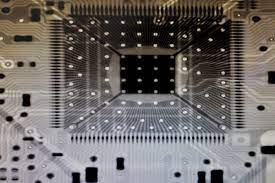
#> input picture Imagens/pcb.jpg, 275 x 183 px
$ python Aula13_Operacoes_Morfologicas-escala-de-cinza-2.py
#> lines starting #> are read from the running program, lines starting #| are printed output that depends on the picture
import cv2
from matplotlib import pyplot as plt
import numpy as np

I = cv2.imread('./Imagens/pcb.jpg', cv2.IMREAD_GRAYSCALE)
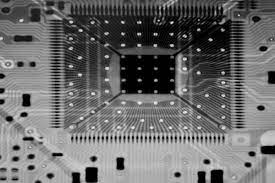
#> I: shape (183, 275); min 0, max 252, mean 107.1
plt.figure()
plt.imshow(I, cmap='gray')

kernel = cv2.getStructuringElement(cv2.MORPH_ELLIPSE, (5,5))
print(kernel)

I2 = cv2.morphologyEx(I, cv2.MORPH_DILATE, kernel)
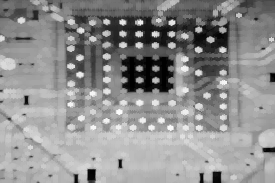
#> I2: shape (183, 275); min 1, max 252, mean 143
plt.figure()
plt.imshow(I2, cmap='gray')

plt.show()

$ run again, with Imagens/Burrinhos.jpg copied over Imagens/pcb.jpg
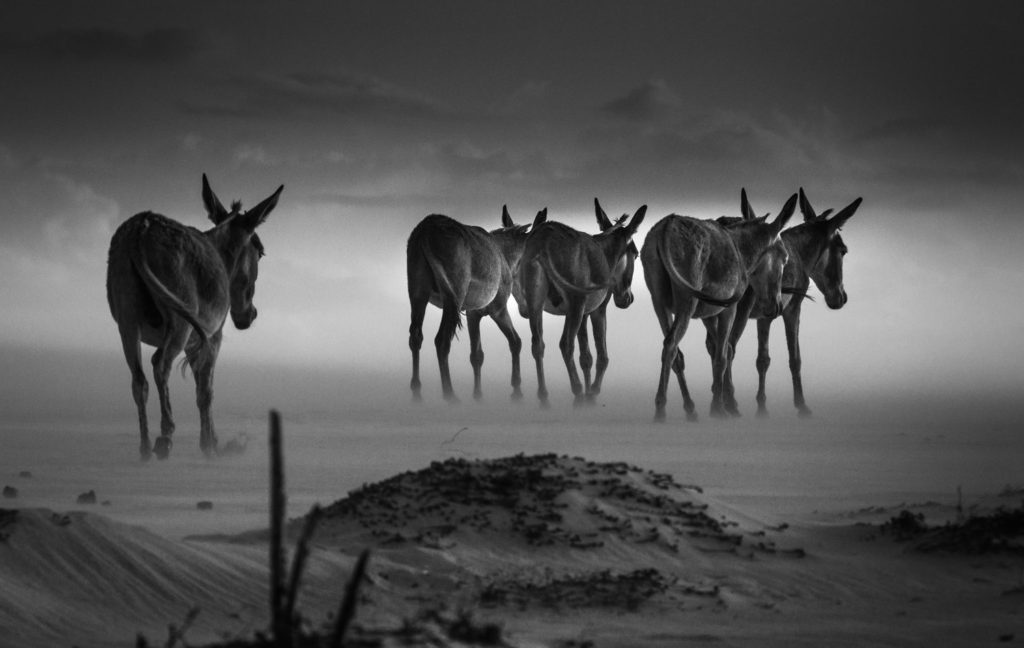
#> input picture Imagens/Burrinhos.jpg, 1024 x 648 px
#> I is the input picture: shape (648, 1024); min 0, max 255, mean 83.7
#> `I2 = cv2.morphologyEx(I, cv2.MORPH_DILATE, kernel)`:
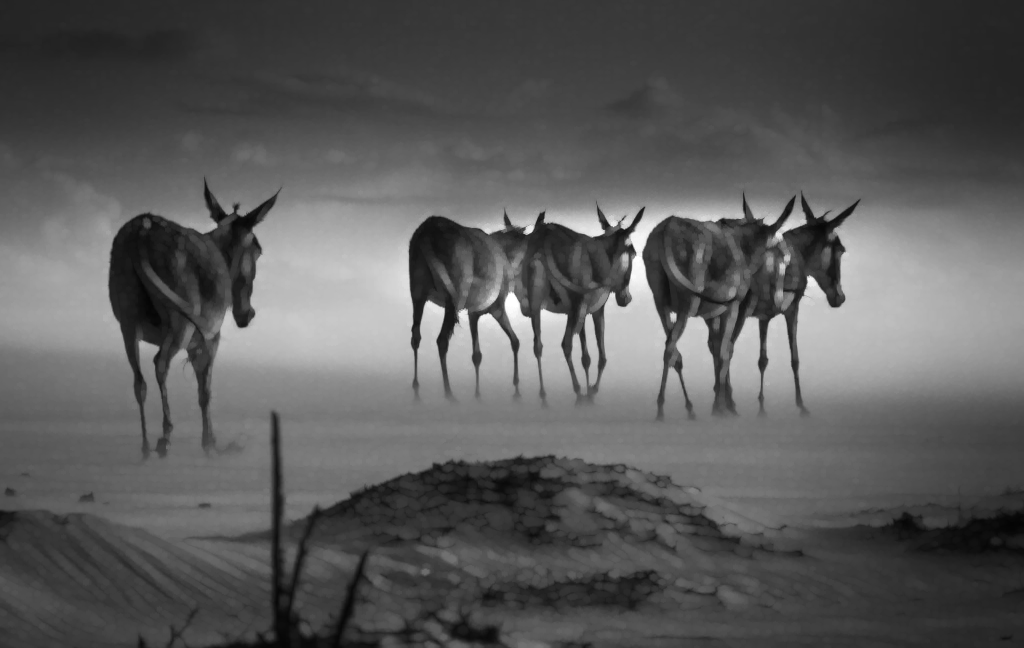
#> I2: shape (648, 1024); min 4, max 255, mean 90.2

$ run again, with Imagens/Fingerprint.jpg copied over Imagens/pcb.jpg
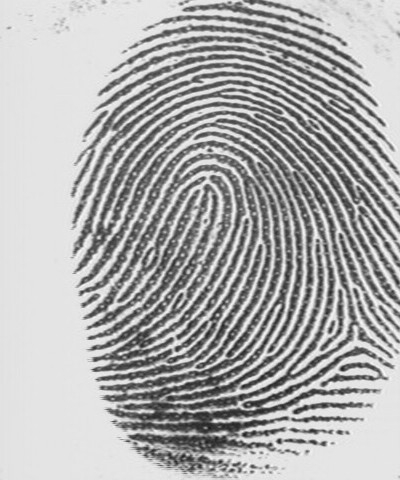
#> input picture Imagens/Fingerprint.jpg, 400 x 480 px
#> I is the input picture: shape (480, 400); min 27, max 251, mean 173.8
#> `I2 = cv2.morphologyEx(I, cv2.MORPH_DILATE, kernel)`:
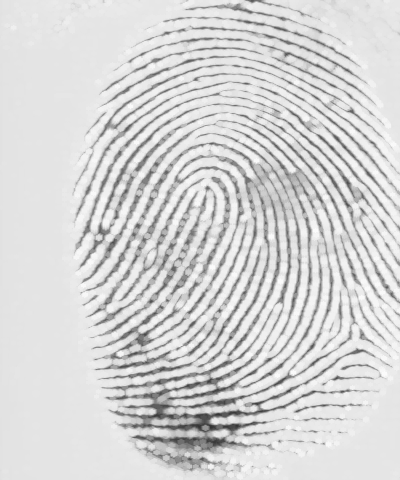
#> I2: shape (480, 400); min 51, max 251, mean 213.2
